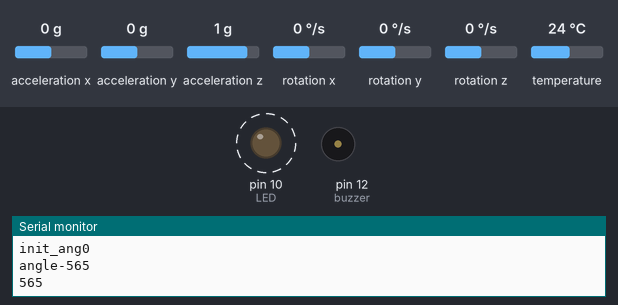
Recording of a sketch running on a simulated Arduino Uno, built with avr-gcc and run on an emulated ATmega328P. Parts: output pins drawn as LEDs (lit = HIGH), buzzer (waves = sounding), the last lines printed to the serial monitor. Dashed ring = blinking. Inputs (shaded band) come from the test bench; at power-on: acceleration x 0 g, acceleration y 0 g, acceleration z 1 g, rotation x 0 °/s, rotation y 0 °/s, rotation z 0 °/s, temperature 24 °C.

Above: at 2.9 s.
3.0 s: acceleration x set to -1.4 g
5.8 s: acceleration y set to -0.7 g
9.4 s: acceleration y set to -1 g
At 14.37 s:
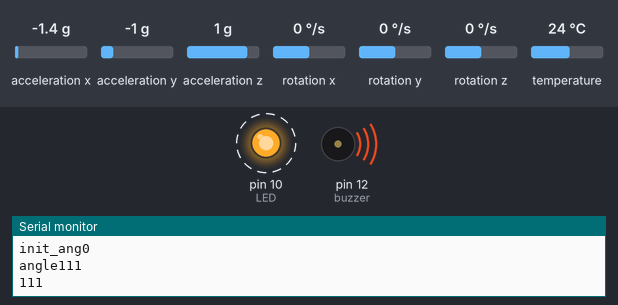
15.6 s: acceleration y set to -0.8 g
18.4 s: acceleration x set to -1.1 g
At 22.68 s:
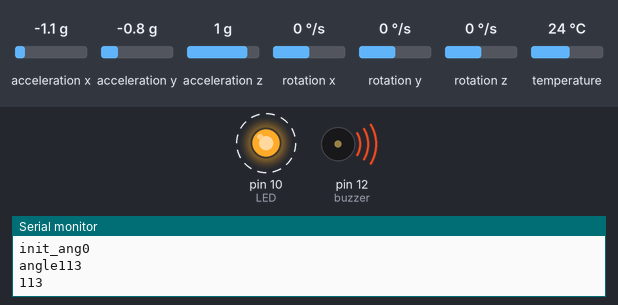
Timing chart, 0 to 25.2 s (numbered marks = the images above; inputs shaded):
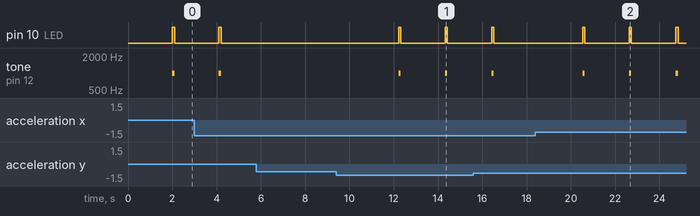

The sketch:

1_Thread_Sleep_Alarm.ino
```cpp
#include <Adafruit_MPU6050.h>
#include <Adafruit_Sensor.h>
#include <Arduino_FreeRTOS.h>
#include <semphr.h>
#include <Wire.h>
#include <math.h>

const uint8_t LED = 10;
const uint8_t buzzer = 12;
const uint8_t interruptpin = A2;

Adafruit_MPU6050 mpu;

long int t1,t2;
int init_ang = 0;
int angle = 0;
int x,y;
sensors_event_t a, g, temp;
long int check;

void setup() {
  // put your setup code here, to run once:
  Serial.begin(9600);


  pinMode(LED,OUTPUT);
  pinMode(buzzer,OUTPUT);
  attachInterrupt(digitalPinToInterrupt(interruptpin),Init,CHANGE);

  /* don't let the task end */
  if (!mpu.begin())
  {
    Serial.println("Failed to find MPU6050 chip");
  }
  mpu.setGyroRange(MPU6050_RANGE_500_DEG);
  Serial.println("Gyro range set to: ");
  switch (mpu.getGyroRange())
  {
    case MPU6050_RANGE_250_DEG:
      Serial.println("+- 250 deg/s");
      break;
    case MPU6050_RANGE_500_DEG:
      Serial.println("+- 500 deg/s");
      break;
    case MPU6050_RANGE_1000_DEG:
      Serial.println("+- 1000 deg/s");
      break;
    case MPU6050_RANGE_2000_DEG:
      Serial.println("+- 2000 deg/s");
      break;
  }

}

void loop() {
  // put your main code here, to run repeatedly:
  t1 = millis();
  mpu.getEvent(&a, &g, &temp);
  angle = RAD_TO_DEG * (atan2(-a.acceleration.y,-a.acceleration.x)*PI);
  Serial.println("angle");
  x = fabs(angle);
  y = fabs(init_ang);
  Serial.print("init_ang");
  Serial.println(init_ang);
  Serial.print("angle");
  Serial.println(angle);
  x = x - y;
  y = fabs(x);
  Serial.println(y);
  //tone(buzzer, 1000); // Send 1KHz sound signal...
  delay(1000);        // ...for 1 sec
  //noTone(buzzer);     // Stop sound...
  delay(1000);        // ...for 1sec
  if(y > 100)
  {
    tone(buzzer,1000);
    digitalWrite(LED,HIGH);
    delay(100);
    digitalWrite(LED,LOW);
    t1 = millis();
  }
  noTone(buzzer);
  t2 = millis();
  check = t2-t1;
  Serial.print("Time for check");
  Serial.println(check);
}

/*interrupt to set a new init_angle*/
void Init(){
  //noInterrupts();
  Serial.println("Interrupt");
  init_ang = angle;
  //interrupts();
}
```

Measured:
- the behaviour switches between -0.8 and -0.9 g on acceleration y (found by bisection; images 0 and 1)
- the behaviour switches between -1.3 and -1.2 g on acceleration x (found by bisection; images 1 and 2)
- after the input at 9.4 s, pin 10 (LED): alternates HIGH for 0.10 s and LOW for 2.0 s, starting after 2.8 s; tone on pin 12 (buzzer): alternates 1000 Hz for 0.10 s and silent for 2.0 s, starting after 2.8 s
- after the input at 18.4 s, pin 10 (LED): alternates HIGH for 0.10 s and LOW for 2.0 s, starting after 2.1 s; tone on pin 12 (buzzer): alternates 1000 Hz for 0.10 s and silent for 2.0 s, starting after 2.1 s
